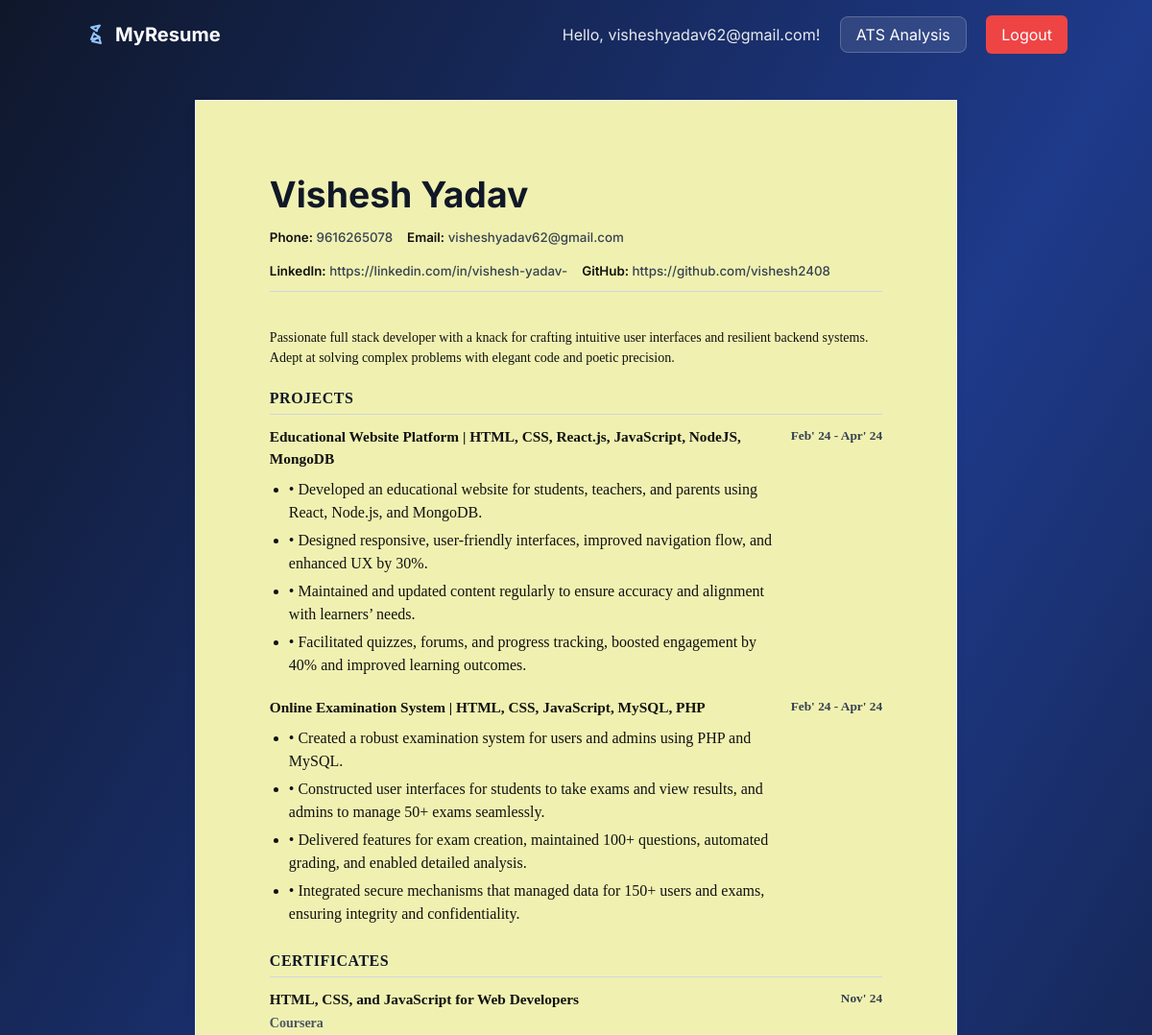
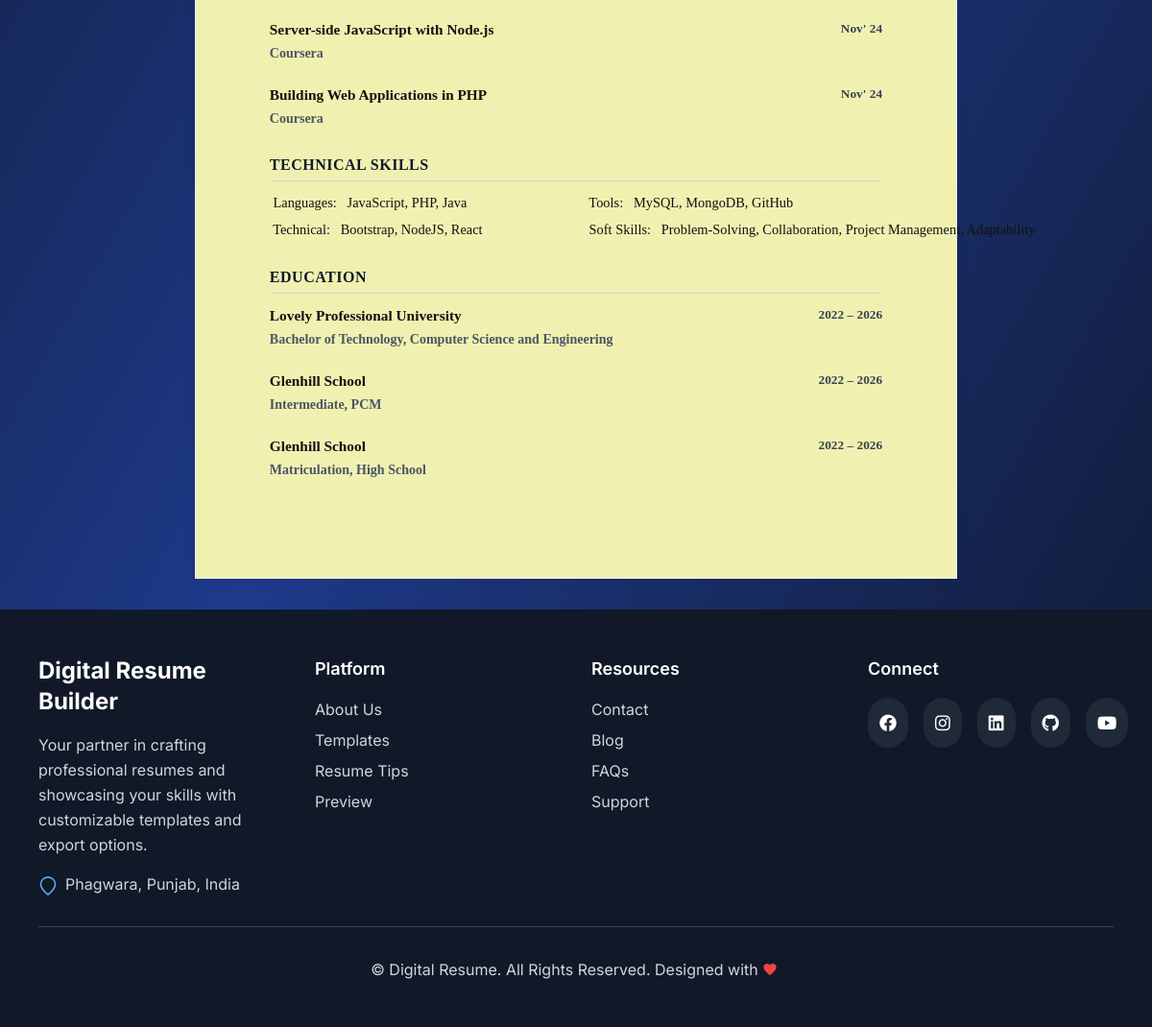
Page /view/1/template6/ (signed in) on the committed database (2 pictures, top to bottom).
### app/models.py (models this page shows, shortened)
class Resume(models.Model):
    user = models.ForeignKey(User, on_delete=models.CASCADE)
    full_name = models.CharField(max_length=100)
    email = models.EmailField()
    phone = models.CharField(max_length=20)
    location = models.CharField(max_length=150, blank=True)
    linkedin = models.URLField(blank=True)
    github = models.URLField(blank=True)
    website = models.URLField(blank=True)
    summary = models.TextField(blank=True)
    profile_image = models.ImageField(upload_to='profiles/', null=True, blank=True)
    created_at = models.DateTimeField(auto_now_add=True)
    updated_at = models.DateTimeField(auto_now=True)

class Project(models.Model):
    resume = models.ForeignKey(Resume, on_delete=models.CASCADE, related_name='project_items')
    name = models.CharField(max_length=200)
    description = models.TextField(blank=True)
    technologies_csv = models.CharField(max_length=300, blank=True, help_text="Comma-separated technologies")
    url = models.URLField(blank=True)
    start_date = models.DateField(null=True, blank=True)
    end_date = models.DateField(null=True, blank=True)

class Certification(models.Model):
    resume = models.ForeignKey(Resume, on_delete=models.CASCADE, related_name='certification_items')
    name = models.CharField(max_length=200)
    issuer = models.CharField(max_length=200, blank=True)
    duration = models.CharField(max_length=20, blank=True, help_text="e.g., Dec’ 24")
    issue_date = models.DateField(null=True, blank=True)
    expiry_date = models.DateField(null=True, blank=True)
    credential_id = models.CharField(max_length=100, blank=True)

class Skill(models.Model):
    CATEGORY_CHOICES = (
        ("Technical", "Technical"),
        ("Soft Skills", "Soft Skills"),
        ("Languages", "Languages"),
        ("Tools", "Tools"),
    )
    resume = models.ForeignKey(Resume, on_delete=models.CASCADE, related_name='skill_items')
    name = models.CharField(max_length=100)
    category = models.CharField(max_length=50, choices=CATEGORY_CHOICES, default="Technical")
    level = models.IntegerField(default=3)

class EducationEntry(models.Model):
    resume = models.ForeignKey(Resume, on_delete=models.CASCADE, related_name='education_items')
    institution = models.CharField(max_length=200)
    degree = models.CharField(max_length=150)
    field = models.CharField(max_length=150)
    location = models.CharField(max_length=150, blank=True)
    start_date = models.DateField(null=True, blank=True)
    end_date = models.DateField(null=True, blank=True)
    gpa = models.CharField(max_length=20, blank=True, help_text="GPA/CGPA")

### app/views.py (the view)
# urls.py: path('view/<int:pk>/<str:template_name>/', views.resume_detail_view, name='resume_detail'),
@login_required
def resume_detail_view(request, pk, template_name='template1'):
    resume = get_object_or_404(Resume, pk=pk, user=request.user)
    return render(request, f'resume/templates/{template_name}.html', {'resume': resume, 'template_name': template_name})

### app/templates/resume/templates/template6.html (shortened to what this page needs)
{% extends 'base.html' %}
{% load static %}
{% block content %}
    <div class="resume-wrapper" >
        <div class="resume-card" style="padding: 20px; background: #f0f1b1;">
            <header class="resume-header">
                <div class="header-main">
                    <h1 class="full-name">{{ resume.full_name }}</h1>
                </div>
                <div class="contact-bar">
                    <span class="contact-item">
                        <span class="icon-prefix">Phone:</span> {{ resume.phone }}
                    </span>
                    <span class="contact-item">
                        <span class="icon-prefix">Email:</span> <a href="mailto:{{ resume.email }}">{{ resume.email }}</a>
                    </span>
                    {% if resume.linkedin %}
                    <span class="contact-item">
                        <span class="icon-prefix">LinkedIn:</span> <a href="{{ resume.linkedin }}" target="_blank" rel="noopener">{{ resume.linkedin }}</a>
                    </span>
                    {% endif %}
                    {% if resume.github %}
                    <span class="contact-item">
                        <span class="icon-prefix">GitHub:</span> <a href="{{ resume.github }}" target="_blank" rel="noopener">{{ resume.github }}</a>
                    </span>
                    {% endif %}
                </div>
            </header>
            <main class="resume-content" >
                {% if render_summary or resume.summary %}
                <section class="section summary">
                    <div class="section-body">{{ render_summary|default:resume.summary|safe }}</div>
                </section>
                {% endif %}
                <section class="section projects">
                    <h2 class="section-title">Projects</h2>
                    {% if resume.project_items.exists %}
                        {% for p in resume.project_items.all %}
                        <div class="item-row">
                            <div class="item-left">
                                <div class="item-title">{{ p.name }}</div>
                                <div class="item-body">{{ p.description|safe }}</div>
                            </div>
                            <div class="item-right">
                                Feb' 24 - Apr' 24
                            </div>
                        </div>
                        {% endfor %}
                    {% endif %}
                </section>
                {% if resume.certification_items.exists %}
                <section class="section certificates">
                    <h2 class="section-title">Certificates</h2>
                    {% for c in resume.certification_items.all %}
                    <div class="item-row">
                        <div class="item-left">
                            <div class="item-title">{{ c.name }}</div>
                            <div class="item-subtitle">{{ c.issuer }}</div>
                        </div>
                        <div class="item-right">
                            Nov' 24
                        </div>
                    </div>
                    {% endfor %}
                </section>
                {% endif %}
                {% if resume.skill_items.exists %}
                <section class="section skills">
                    <h2 class="section-title">Technical Skills</h2>
                    <ul class="list skills-list">
                         {% for s in resume.skill_items.all %}
                            <pre style="font-size:0.9rem; font-family: 'Times New Roman', Times, serif; "><li> {{ s.category }}:   {{ s.name }}</li></pre>
                        {% endfor %}
                    </ul>
                </section>
                {% endif %}
                {% if resume.education_items.exists %}
                <section class="section education">
                    <h2 class="section-title">Education</h2>
                    {% for e in resume.education_items.all %}
                    <div class="item-row">
                        <div class="item-left">
                            <div class="item-title">{{ e.institution }}</div>
                            <div class="item-subtitle">{{ e.degree }}{% if e.field %}, {{ e.field }}{% endif %}</div>
                        </div>
                        <div class="item-right">
                            2022 – 2026
                        </div>
                    </div>
                    {% endfor %}
                </section>
                {% endif %}
            </main>
        </div>
    </div>
{% endblock %}

### app/templates/base.html (shortened to what this page needs)
<!DOCTYPE html>
<html lang="en" class="h-full">
  {% load static %}
<head>
  <link href="{% static 'css/tailwind.css' %}" rel="stylesheet">
  <script src="https://cdn.tailwindcss.com"></script>
  <link rel="stylesheet" href="https://cdnjs.cloudflare.com/ajax/libs/font-awesome/6.4.0/css/all.min.css">
</head>
<body class="h-full flex flex-col bg-gradient-to-br from-slate-900 via-blue-900 to-slate-900 text-white">
  {% if not hide_header_footer %}
  <nav class="bg-transparent sticky top-0 z-50 p-4">
    <div class="container mx-auto flex justify-between items-center">
      <a href="{% url 'app:resume_list' %}" class="text-xl font-bold text-white flex items-center gap-2">
        MyResume
      </a>
      <div class="space-x-4">
        {% if user.is_authenticated %}
          <span class="text-white/90">Hello, {{ user.username }}!</span>
          <a href="{% url 'app:ats_analysis' %}" class="px-4 py-2 bg-white/10 text-white rounded-lg border border-white/20">ATS Analysis</a>
          <form method="post" action="{% url 'logout' %}" class="inline">
            <button type="submit" class="px-4 py-2 bg-red-500 text-white rounded-md">Logout</button>
          </form>
        {% else %}
          <a href="{% url 'login' %}" class="px-4 py-2 text-white/90 rounded-md hover:bg-white/5 transition-colors">Login</a>
          <a href="{% url 'app:signup' %}" class="px-4 py-2 bg-white/10 text-white rounded-md border border-white/20">Sign Up</a>
        {% endif %}
      </div>
    </div>
  </nav>
  {% endif %}
  <main class="flex-grow {% if not hide_header_footer %}p-8{% endif %}">
      {% block content %}{% endblock %}
  </main>
  {% if not hide_header_footer %}
  <footer class="bg-gray-900 text-white py-12">
    <div class="max-w-6xl mx-auto px-4">
      <div class="grid grid-cols-1 md:grid-cols-2 lg:grid-cols-4 gap-8">
        <div class="lg:col-span-1">
          <h2 class="text-2xl font-bold  text-white mb-4">Digital Resume Builder</h2>
          <p class="text-gray-300 mb-4 leading-relaxed">
            Your partner in crafting professional resumes and showcasing your skills with customizable templates and export options.
          </p>
          <div class="flex items-start text-gray-300">
            <svg class="w-5 h-5 mr-2 mt-1 text-blue-400" fill="none" stroke="currentColor" stroke-width="2" viewBox="0 0 24 24">
              <path d="M21 10c0 6-9 13-9 13S3 16 3 10a9 9 0 1118 0z" />
            </svg>
            <p>Phagwara, Punjab, India</p>
          </div>
        </div>
        <div>
          <h3 class="text-lg font-semibold mb-4">Platform</h3>
          <ul class="space-y-2">
            <li><a href="#" class="text-gray-300 hover:text-blue-400 transition">About Us</a></li>
            <li><a href="#" class="text-gray-300 hover:text-blue-400 transition">Templates</a></li>
            <li><a href="#" class="text-gray-300 hover:text-blue-400 transition">Resume Tips</a></li>
            <li><a href="#" class="text-gray-300 hover:text-blue-400 transition">Preview</a></li>
          </ul>
        </div>
        <div>
          <h3 class="text-lg font-semibold mb-4">Resources</h3>
          <ul class="space-y-2">
            <li><a href="#" class="text-gray-300 hover:text-blue-400 transition">Contact</a></li>
            <li><a href="#" class="text-gray-300 hover:text-blue-400 transition">Blog</a></li>
            <li><a href="#" class="text-gray-300 hover:text-blue-400 transition">FAQs</a></li>
            <li><a href="#" class="text-gray-300 hover:text-blue-400 transition">Support</a></li>
          </ul>
        </div>
        <div>
          <h3 class="text-lg font-semibold mb-4">Connect</h3>
          <div class="flex space-x-4">
              {% if social_icons %}
                {% for icon in social_icons %}
                  <a href="#" title="{{ icon|capfirst }}" class="bg-gray-800 hover:bg-blue-600 p-3 rounded-full transition">
                    <i class="fab fa-{{ icon }} text-white text-lg"></i>
                  </a>
                {% endfor %}
              {% else %}
                <a href="#" title="Facebook" class="bg-gray-800 hover:bg-blue-600 p-3 rounded-full transition"><i class="fab fa-facebook text-white text-lg"></i></a>
                <a href="#" title="Instagram" class="bg-gray-800 hover:bg-pink-500 p-3 rounded-full transition"><i class="fab fa-instagram text-white text-lg"></i></a>
                <a href="https://linkedin.com/in/vishesh-yadav-" title="LinkedIn" class="bg-gray-800 hover:bg-blue-700 p-3 rounded-full transition"><i class="fab fa-linkedin text-white text-lg"></i></a>
                <a href="#" title="GitHub" class="bg-gray-800 hover:bg-gray-700 p-3 rounded-full transition"><i class="fab fa-github text-white text-lg"></i></a>
                <a href="#" title="YouTube" class="bg-gray-800 hover:bg-red-600 p-3 rounded-full transition"><i class="fab fa-youtube text-white text-lg"></i></a>
              {% endif %}
            </div>
        </div>
      </div>
      <div class="border-t border-gray-700 mt-8 pt-8 text-center">
        <p class="text-gray-300 flex items-center justify-center">
          &copy; {{ now.year }} Digital Resume. All Rights Reserved. Designed with
          <svg class="w-4 h-4 mx-1 text-red-500 fill-current" viewBox="0 0 24 24" fill="currentColor">
            <path d="M12 21.35l-1.45-1.32C5.4 15.36 2 12.28 2 8.5 2 5.42
                     4.42 3 7.5 3c1.74 0 3.41 0.81 4.5 2.09C13.09 3.81
                     14.76 3 16.5 3 19.58 3 22 5.42 22 8.5c0 3.78-3.4
                     6.86-8.55 11.54L12 21.35z"/>
          </svg>
        </p>
      </div>
    </div>
  </footer>
  {% endif %}
</body>
</html>

### app/templates/base.html (style rules this page uses)
body { font-family: 'Inter', sans-serif; }

### app/templates/resume/templates/template6.html (style rules this page uses)
.resume-card { width: 100%; max-width: 210mm; min-height: 297mm; margin: 0 auto; border: 1px solid #eee; box-shadow: 0 4px 12px rgba(0,0,0,0.05); }
.resume-header { padding: 1.5cm 1.5cm 1cm 1.5cm; text-align: left; }
.header-main .full-name { font-size: 28pt; font-weight: 700; color: #111827; margin: 0; line-height: 1.1; }
.contact-bar { display: flex; flex-wrap: wrap; gap: 15px; margin-top: 15px; padding-bottom: 10px; border-bottom: 1.5px solid #d1d5db; }
.contact-item { font-size: 10pt; color: #374151; font-weight: 500; }
.contact-item a { color: #374151; text-decoration: none; }
.contact-item .icon-prefix { font-weight: 600; color: #111; }
.resume-content { padding: 0 1.5cm 1.5cm 1.5cm; color: #111; font-family: 'Times New Roman', Times, serif; }
.section { margin-bottom: 20px; }
.section-title { font-size: 12pt; font-weight: 700; text-transform: uppercase; letter-spacing: 0.5px; color: #111827; border-bottom: 1.5px solid #d1d5db; padding-bottom: 4px; margin-bottom: 12px; }
.section-body { font-size: 10.5pt; }
.item-row { display: flex; justify-content: space-between; align-items: flex-start; margin-bottom: 16px; }
.item-left { flex: 1; padding-right: 15px; }
.item-right { flex-shrink: 0; text-align: right; font-weight: 600; color: #374151; font-size: 10pt; }
.item-title { font-size: 11.5pt; font-weight: 700; color: #111; }
.item-subtitle { font-size: 10.5pt; font-weight: 600; color: #4b5563; margin: 2px 0 6px 0; }
.item-body ul { list-style: disc; padding-left: 20px; margin: 8px 0 0 0; }
.item-body li { margin-bottom: 5px; }
.skills-list { list-style: none; padding: 0; margin: 0; column-count: 2; column-gap: 20px; }
.skills-list li { margin-bottom: 6px; }
.summary .section-body { line-height: 1.5; }

### rows in the picture
Resume: full_name "Vishesh Yadav", phone "9616265078", email "visheshyadav62@gmail.com", linkedin "https://linkedin.com/in/vishesh-yadav-", github "https://github.com/vishesh2408", summary "Passionate full stack developer with a knack for crafting intuitive user interfaces and resilient backend systems. Adept at solving complex problems with elegant code and poetic precision."
Project: name "Educational Website Platform | HTML, CSS, React.js, JavaScript, NodeJS, MongoDB", description "• Developed an educational website for students, teachers, and parents using React, Node.js, and MongoDB. • Designed responsive, user-friendly interfaces, improved navigation flow, and enhanced UX by 30%. • Maintained and updated content regularly to ensure accuracy and alignment with learners’ needs. • Facilitated quizzes, forums, and progress tracking, boosted engagement by 40% and improved learning outcomes."
Project: name "Online Examination System | HTML, CSS, JavaScript, MySQL, PHP", description "• Created a robust examination system for users and admins using PHP and MySQL. • Constructed user interfaces for students to take exams and view results, and admins to manage 50+ exams seamlessly. • Delivered features for exam creation, maintained 100+ questions, automated grading, and enabled detailed analysis. • Integrated secure mechanisms that managed data for 150+ users and exams, ensuring integrity and confidentiality."
Certification: name "HTML, CSS, and JavaScript for Web Developers", issuer "Coursera"
Certification: name "Server-side JavaScript with Node.js", issuer "Coursera"
Certification: name "Building Web Applications in PHP", issuer "Coursera"
Skill: category "Languages", name "JavaScript, PHP, Java"
Skill: category "Technical", name "Bootstrap, NodeJS, React"
Skill: category "Tools", name "MySQL, MongoDB, GitHub"
Skill: category "Soft Skills", name "Problem-Solving, Collaboration, Project Management, Adaptability"
EducationEntry: institution "Lovely Professional University", degree "Bachelor of Technology", field "Computer Science and Engineering"
EducationEntry: institution "Glenhill School", degree "Intermediate", field "PCM"
EducationEntry: institution "Glenhill School", degree "Matriculation", field "High School"

### other values in the picture
{{ user.username }} "visheshyadav62@gmail.com"
